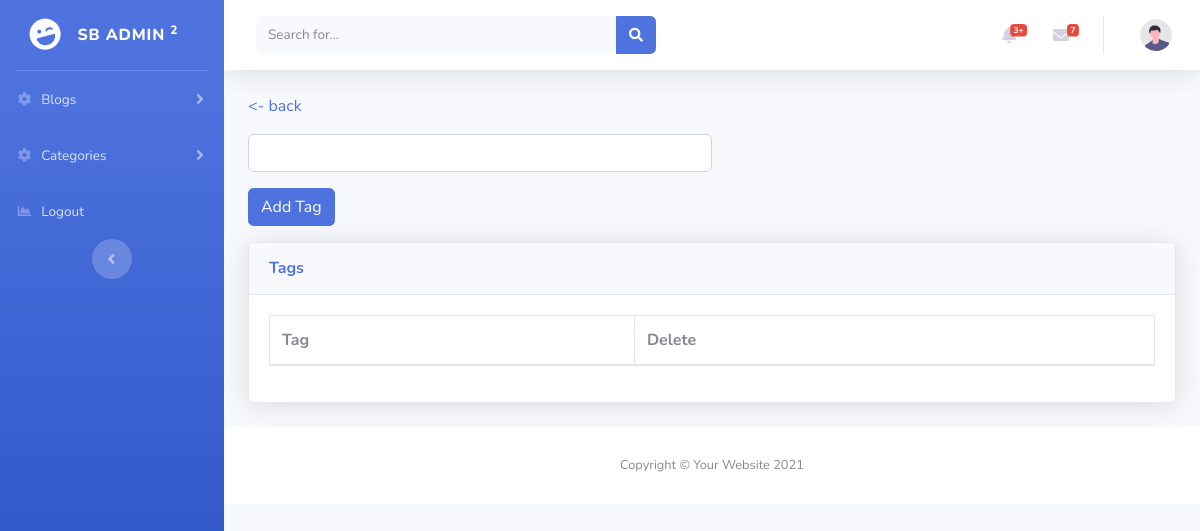
The page /blog_tags.php?bid=13 on the database as committed earlier.
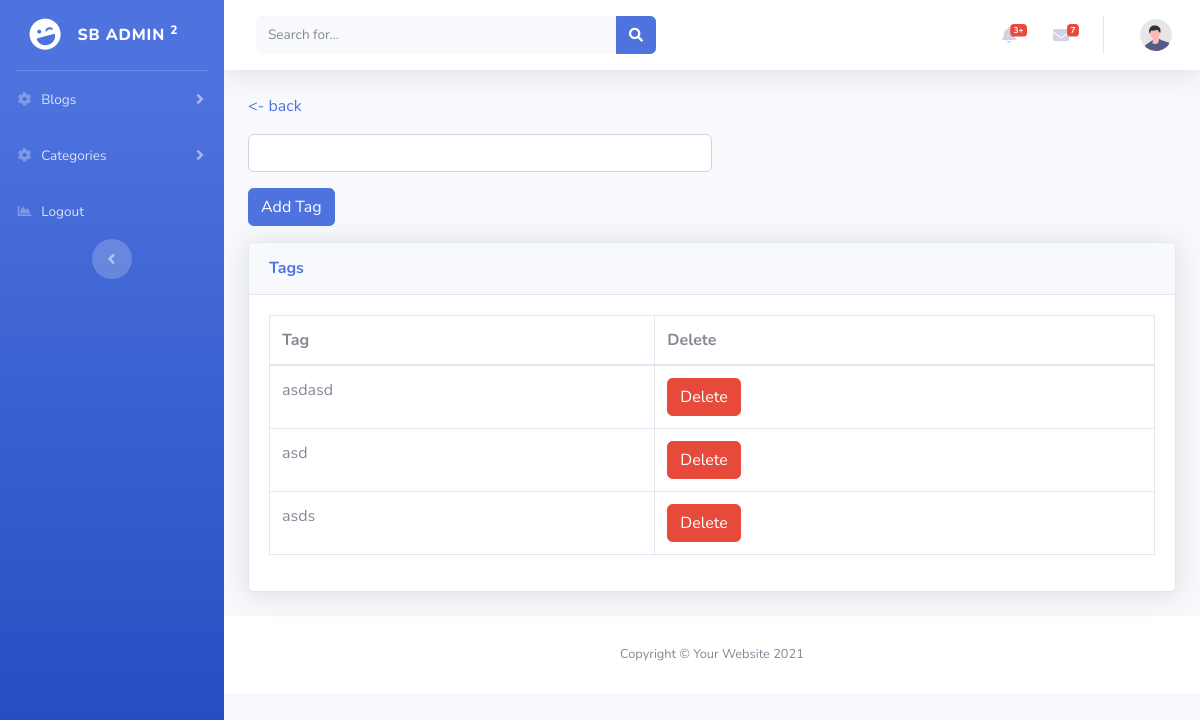
The same page on the database as committed later.
### tables this page shows
CREATE TABLE `blog_tags` (
  `tag_id` int(255) NOT NULL,
  `tag_name` varchar(255) NOT NULL,
  `tag_blog_id` int(255) NOT NULL
);

### blog_tags.php (the view, shortened to what this page needs)
<?php
include_once 'header.php';
$bid = 0;
if(isset($_GET["bid"])){
    $bid = $_GET["bid"];
    $res = mysqli_query($conn,"SELECT * FROM blog_tags WHERE tag_blog_id = $bid");
}
else{
    header('Location:all_blogs.php');
}
?>
<a href="all_blogs.php"> <- back</a>
<div class="w-50 mb-3">
    <form action="" method="post">
        <input type="text" name="tag_name" class="form-control mt-3" id="">
        <input type="submit" value="Add Tag" class="btn btn-primary mt-3">
    </form>
</div>
 <div class="card shadow mb-4">
                        <div class="card-header py-3">
                            <h6 class="m-0 font-weight-bold text-primary">Tags</h6>
                        </div>
                        <div class="card-body">
                            <div class="table-responsive">
                                <table class="table table-bordered" id="dataTable" width="100%" cellspacing="0">
                                    <thead>
                                        <tr>
                                            <th>Tag</th>
                                            <th>Delete</th>
                                        </tr>
                                    </thead>
                                    <tbody>
                                        <?php
                                            while($row = mysqli_fetch_assoc($res)){
                                                echo ' <tr>
                                                <td>'.$row["tag_name"].'</td>
                                                <td><a class="btn btn-danger" href="blog_tags.php?bid='.$bid.'&did='.$row["tag_id"].'">Delete</a></td>
                                            </tr>';
                                            }
                                        ?>
                                    </tbody>
                                </table>
                            </div>
                        </div>
<?php
include_once 'footer.php';
?>

Rows that differ between the two databases and show on the page:
added blog_tags: tag_name "asdasd"
added blog_tags: tag_name "asd"
added blog_tags: tag_name "asds"
